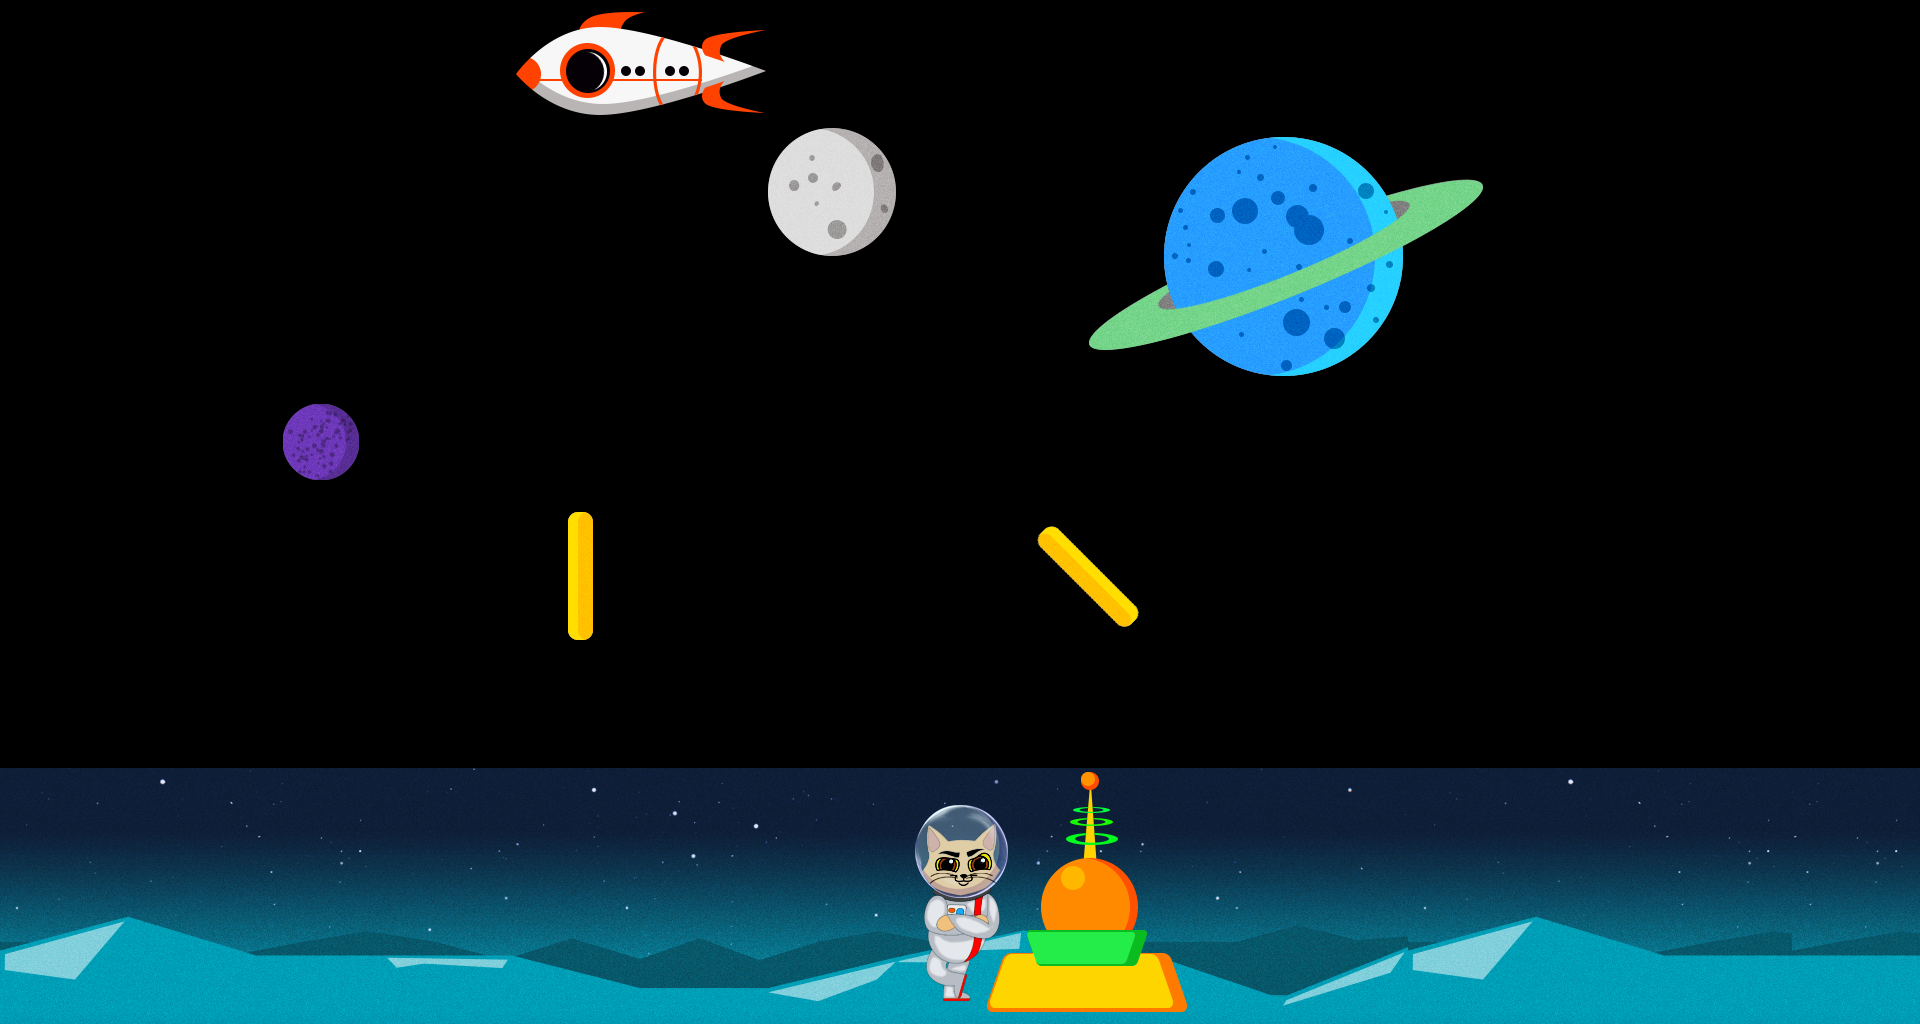

Below is a game level as drawn by its tile map, then a one-line description and the .tmx file that defines it, in full:
An orthogonal 15x8 tile map with 128x128 px tiles, 3 tile layers (BackgroudLayer, PlayerLayer, GameLayer), 2 tilesets.

<map version="1.0" tiledversion="1.1.0" orientation="orthogonal" renderorder="right-down" width="15" height="8" tilewidth="128" tileheight="128" infinite="0" nextobjectid="1">
 <tileset firstgid="1" source="tiles.tsx" />
 <tileset firstgid="65" source="template_assets_v1.tsx" />
 <layer name="BackgroudLayer" width="15" height="8">
  <data encoding="csv">
0,0,0,0,0,0,0,0,0,0,0,0,0,0,0,
0,0,0,0,0,0,0,0,0,0,0,0,0,0,0,
0,0,0,0,0,0,0,0,0,0,0,0,0,0,0,
0,0,0,0,0,0,0,0,0,0,0,0,0,0,0,
0,0,0,0,0,0,0,0,0,0,0,0,0,0,0,
0,0,0,0,0,0,0,0,0,0,0,0,0,0,0,
158,159,160,161,162,163,164,165,166,167,168,158,159,160,160,
173,174,175,176,177,178,179,180,181,182,183,173,174,175,175
</data>
 </layer>
 <layer name="PlayerLayer" width="15" height="8">
  <data encoding="csv">
0,0,0,0,0,0,0,0,0,0,0,0,0,0,0,
0,0,0,0,0,0,0,0,0,0,0,0,0,0,0,
0,0,0,0,0,0,0,0,0,0,0,0,0,0,0,
0,0,0,0,0,0,0,0,0,0,0,0,0,0,0,
0,0,0,0,0,0,0,0,0,0,0,0,0,0,0,
0,0,0,0,0,0,0,0,0,0,0,0,0,0,0,
0,0,0,0,0,0,0,136,0,0,0,0,0,0,0,
0,0,0,0,0,0,0,151,0,0,0,0,0,0,0
</data>
 </layer>
 <layer name="GameLayer" width="15" height="8">
  <data encoding="csv">
0,142,0,0,92,93,0,0,0,0,0,0,0,0,0,
0,0,0,0,0,0,117,0,82,83,84,85,0,0,0,
0,0,0,0,0,0,0,0,97,98,99,100,0,0,100,
0,0,101,0,0,0,0,0,0,0,0,0,0,0,0,
0,0,0,0,119,0,0,0,121,0,0,0,0,0,0,
0,0,0,0,0,0,0,0,0,0,0,0,0,0,0,
0,0,0,0,0,0,0,89,90,91,0,0,0,0,0,
0,0,0,0,0,0,0,104,105,106,0,0,0,0,0
</data>
 </layer>
</map>
